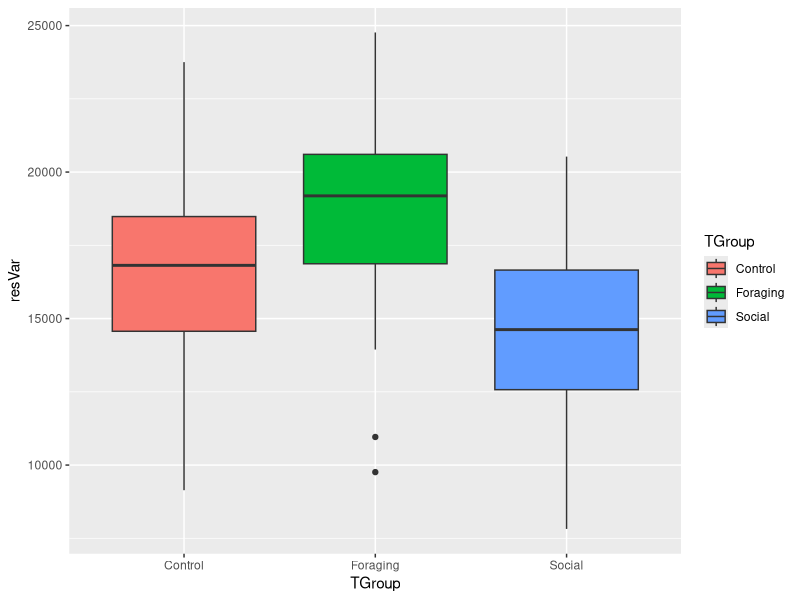

The R source for this figure:
## ---- chunk 1
library(ggplot2)
nGroup <- 3
nName <- c("Control","Social","Foraging")

nMean <- c(16760, 14000, 19000)
# Trial 1 nMean <- c(16760, 14000, 19000) - sig
# Trial 2 nMean <- c(16760, 15000, 18000) - sig
# Trial 3 (actual means) nMean <- c(17000, 16364, 17101) - sometimes sig, sometimes not (depends on data generation)
# Trial 4 nMean <- c(16760, 16500, 16900) - still sometimes sig, usually not
# Trial 5 nMean <- c(16760, 16600, 16800) - not sig
nSD <- c(3000, 3000, 3000)
nSize <- c(50,50,50)
#Trial 1 (based on actual sample size) nSize <- c(50,50,50) 
#Trial 2 nSize <- c(100,100,100) - increased significance occurences for nMean trials 3-5
#Trial 3 nSize <- c(10,10,10) - decreased significance for all
#Trial 4 nSize <- c(25,25,25) - had some significance for Trials 4 and 4, but reduced
#Trial 5 nSize <- c(500,500,500) - increased significance occurences for all

ID <- 1:(sum(nSize))
resVar <- c(rnorm(n=nSize[1],mean=nMean[1], sd = nSD[1]),
            rnorm(n=nSize[2],mean=nMean[2], sd = nSD[2]),
            rnorm(n=nSize[3],mean=nMean[3], sd = nSD[3]))
TGroup <- rep(nName, nSize)
ANOdata <- data.frame(ID,TGroup,resVar)
str(ANOdata)
## ---- chunk 2
ANOmodel <- aov(resVar~TGroup,data=ANOdata)
print(ANOmodel)

ANOPlot <- ggplot(data=ANOdata, aes(x=TGroup, y=resVar, fill=TGroup)) + geom_boxplot()

print(ANOPlot)
summary(ANOmodel)
